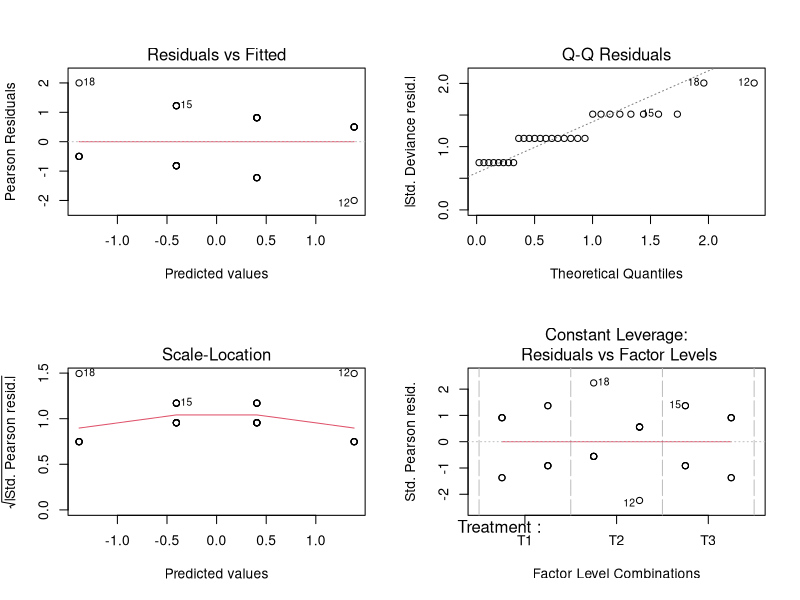
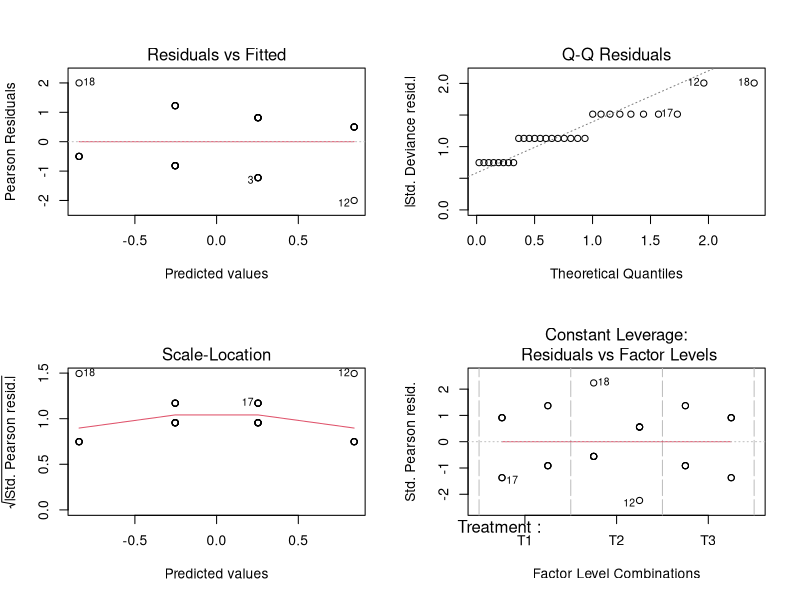
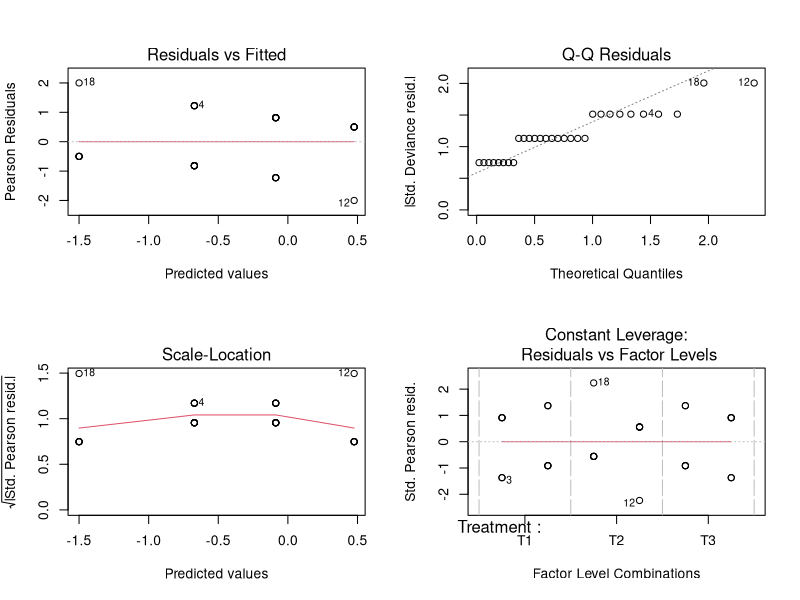
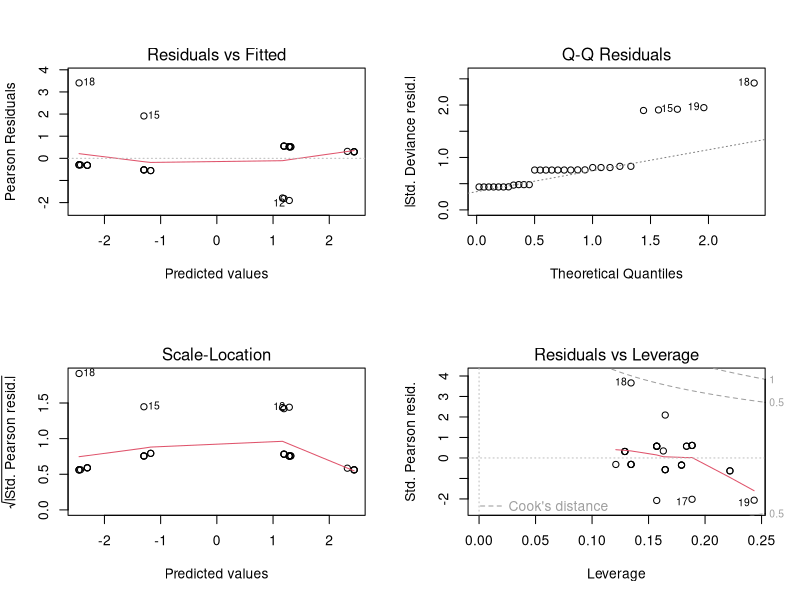
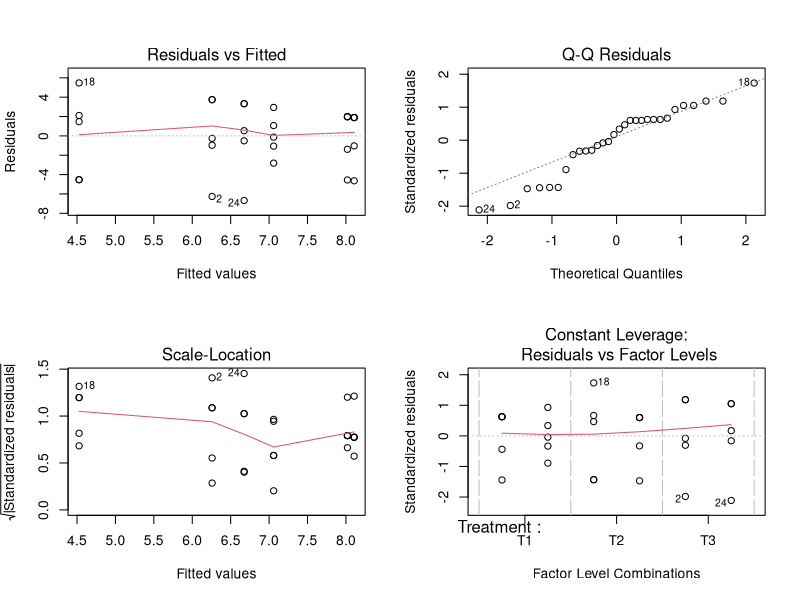
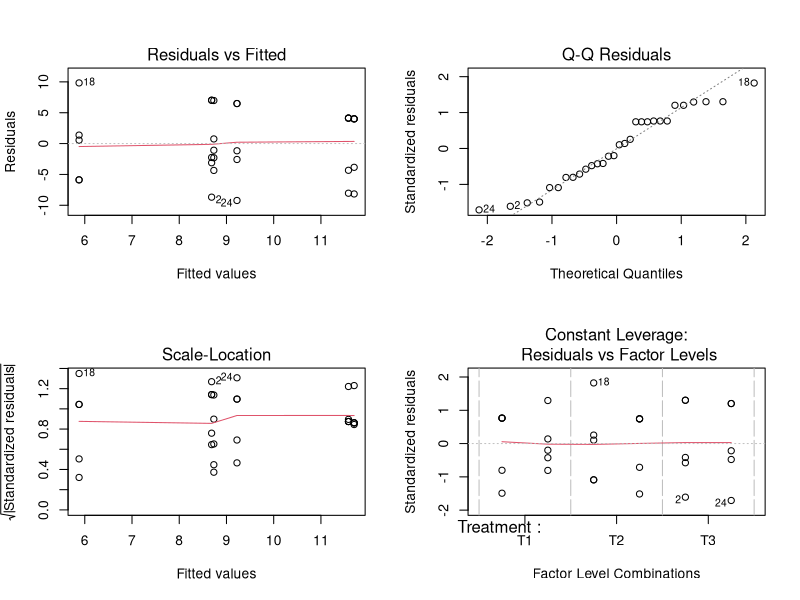
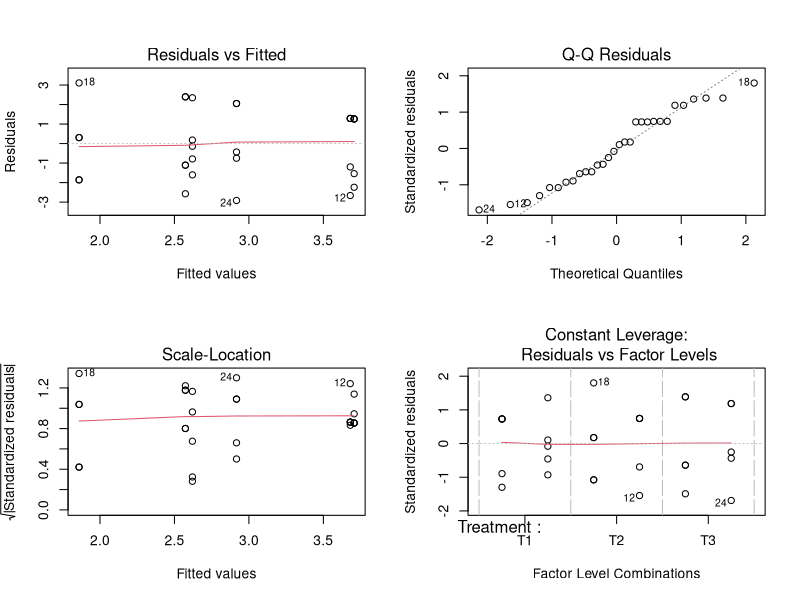

The R script that drew these images, in order:
## ---- chunk 1
knitr::opts_chunk$set(echo = TRUE)
## ---- chunk 2
dat <- read.csv("STAT0029_Raw data.csv", header=TRUE)

#change strategy to 1/0
dat$Strategy <- as.factor(ifelse(dat$Strategy=="TFT_C", 0, 1))
dat$Treatment <- as.factor(dat$Treatment)
dat$Human <- as.factor(ifelse(dat$Human=="y", 1, 0))
dat$PD <- as.factor(ifelse(dat$PD=="y", 1, 0))
dat$PDp <- as.factor(ifelse(dat$PDp=="y", 1, 0))
## ---- chunk 3
dat$Coop <- as.factor(ifelse(dat$Yi>=50, 1, 0))
## ---- chunk 4
log_model_logit <- glm(Coop ~ Treatment*Strategy, data=dat, family=binomial)
summary(log_model_logit)
par(mfrow=c(2,2))
plot(log_model_logit)
## ---- chunk 5
log_model_probit <- glm(Coop ~ Treatment*Strategy, data=dat, family=binomial(link="probit"))
summary(log_model_probit)
par(mfrow=c(2,2))
plot(log_model_probit)
## ---- chunk 6
log_model_cloglog <- glm(Coop ~ Treatment*Strategy, data=dat, family=binomial(link="cloglog"))
summary(log_model_cloglog)
par(mfrow=c(2,2))
plot(log_model_cloglog)
## ---- chunk 7
log_model_human <- glm(Coop ~ Treatment + Strategy + Human, data=dat, family=binomial)
summary(log_model_human)
par(mfrow=c(2,2))
plot(log_model_human)
## ---- chunk 8
dat$Ysq <- (dat$Yi)^0.5
## ---- chunk 9
model_lm <- lm(Ysq ~ Treatment * Strategy, data=dat)
summary(model_lm)
par(mfrow=c(2,2))
plot(model_lm)
## ---- chunk 10
dat$Yat <- 10*asin(((dat$Yi)/100)^0.5)
## ---- chunk 11
model_lm_at <- lm(Yat ~ Treatment * Strategy, data=dat)
summary(model_lm_at)
par(mfrow=c(2,2))
plot(model_lm_at)
## ---- chunk 12
dat$Y2at <- (10^0.5)*asin(((dat$Y2)/10)^0.5)
## ---- chunk 13
model_lm_10at <- lm(Y2at ~ Treatment * Strategy, data=dat)
summary(model_lm_10at)
par(mfrow=c(2,2))
plot(model_lm_10at)
## ---- chunk 14
summary(lm(Yi ~ Human, data=dat))
